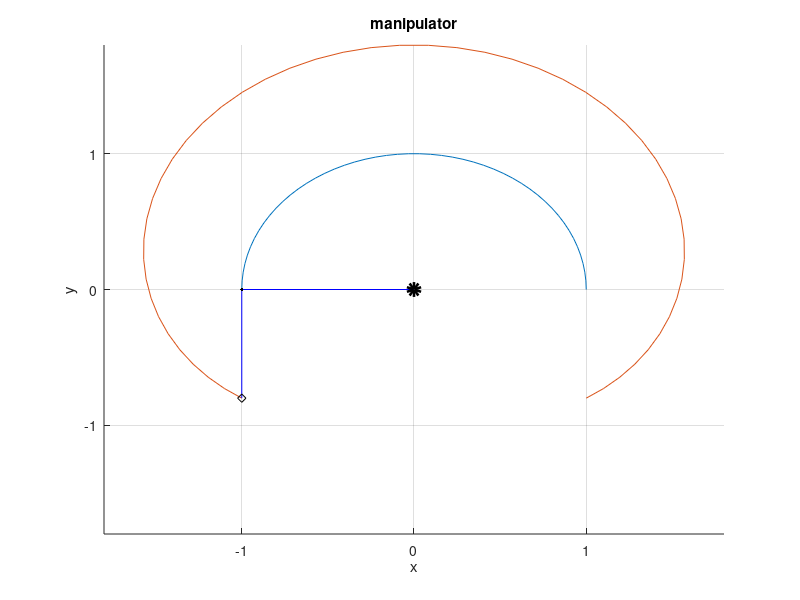

Source code (MATLAB):
%% if elseif else, input
clear;
clc;

% funkce input() - vstupni parametr string se zpravou pro uzivatele
% resi se v command window
% Zruseni programu -> Command Window -> CTRL + C
x = input('Zadejte x: ');
y = input('Zadejte y: ');

if(x > y)
    disp('x je vetsi jak y');
elseif(x < y)
    disp('x je mensi jak y')
else
    disp('x se rovna y')
end

%% switch case, menu
clear;
clc;

% funkce menu() - vstupni parametr string se zpravou pro uzivatele, a
% option 1 ... option N
volba = menu('Jakou chcete vybrat funkci?','sin(x)','cos(x)');

% vektor 1 po kroku 0.01 do pi 
x = (0:0.01:pi);

switch volba
    % je mozno psat na jeden radek
    case 1, plot(x, sin(x));
    % pro obsahlejsi blok programu lze zapsat na vice radku
    case 2
        plot(x,cos(x));
        grid on;
    otherwise, disp('spatna volba');
end

%% for loop
clear;
clc;

for i=1:4
    disp('Ahoj Svete!');
end

% for loop na jeden radek
% for i=1:5, disp('Ahoj z jednoho radku!'), end

% vektor pseudo-nahodnych cisel o velikost 5
x = rand(1,5);

% delka vektoru x
n = length(x);
xSum = 0;
for i=1:n
    xSum = xSum + x(i);
end
xSum

% xp = xSum / n;
% mean(x);

%% while loop
clear;
clc;

x = rand(1,5);
n = length(x);

i = 1;
xSum = 0;
while(n>=i)
    xSum = xSum + x(i);
    i = i + 1;
end
xSum

i = n;
xSum = 0;
while(i>0)
    xSum = xSum + x(i);
    i = i - 1;
end
xSum

%% break, continue
clear;
clc;

disp('Program pro soucet cisel, cislo -5 zastavi program, cislo 1 preskoci nad dalsi ietraci')
sumA = 0;
while(1)
    a = input('Zadejte cislo: ');
    if(a == 5)
        break
    elseif(a == 1)
        continue
    else
        disp('Zadana hodnota neni 5 ani 1');
        sumA = sumA + a;
    end
end
sumA

%% VÁŠ VYTVOŘENÝ PROGRAM Z HODINY

%% faktorial priklad - Big test task 3 example
% FOR LOOPS

clear;
clc;

n = input('Vypocet n!, zadejte n = ');

% FAKTORIAL dle: n!=1*2*...*(n-1)*n, def. 0!=1
% 1. method
fakt = 1;
for a=2:n
    fakt = fakt * a;
end

disp(['For - Metoda 1: ', num2str(fakt)]);

% FAKTORIAL dle: n!=n*(n-1)...2*1, def. 0!=1
% 2. method

% ! POZOR ! - úmyslně si přepisuju proměnnou fakt
fakt = n;
if(n~=0)
    fakt = n;
else
    fakt = 1;
end

for a=(n-1):-1:2
    fakt = fakt * a;
end

disp(['For - Metoda 2: ', num2str(fakt)]);

%% faktorial priklad - Big test task 3 example
% WHILE LOOPS

clear;
clc;

n = input('Vypocet n!, zadejte n = ');

% FAKTORIAL dle: n!=1*2*...*(n-1)*n, def. 0!=1
% 1. method
fakt = 1;
i = 1;
while(i<n)
    i = i + 1;
    fakt = fakt * i;
end

disp(['While - Metoda 1: ', num2str(fakt)]);

% FAKTORIAL dle: n!=1*2*...*(n-1)*n, def. 0!=1
% 2. method
% ! POZOR ! - úmyslně si přepisuju proměnnou fakt
fakt = 1;
i = 2;

while(i<=n)
    fakt = fakt * i;
    i = i + 1;
end

disp(['While - Metoda 2: ', num2str(fakt)]);

% FAKTORIAL dle: n!=n*(n-1)...2*1, def. 0!=1
% 3. method
% ! POZOR ! - úmyslně si přepisuju proměnnou fakt
fakt = 1;
i = n;

while(i > 0)
    fakt = fakt * i;
    i = i - 1;
end

disp(['While - Metoda 3: ', num2str(fakt)]);

%% P. Numero 1

clear;
clc; 

disp('Animace SCARA')

% pocet kroku motoru 
n = 50;

% parametry SCARA
L1 = 1;
L2 = 0.8;

% v tomto cviceni pouzijeme linspace a vystup vlozime do matice 2x50
alfa = [linspace(0,180,n) * pi / 180; ...
   linspace(-90,90,n) * pi / 180];

% inicializace viz cviceni 3.
x = zeros(3,n);
y = zeros(3,n);

% zapsani hodnot viz 3. cviceni
x(2,:) = L1 * cos(alfa(1,:));
y(2,:) = L1 * sin(alfa(1,:));

x(3,:) = L1 * cos(alfa(1,:)) + ...
    L2 * cos(alfa(1,:) + alfa(2,:));

y(3,:) = L1 * sin(alfa(1,:)) + ...
    L2 * sin(alfa(1,:) + alfa(2,:));

% rozsireni: simulace fazi polohy ramene manipulatoru
figure(1)
L=L1+L2;

% nastaveni limity os v grafu 
axis([-L,L,-L,L]);

% ! NOVINKA ! - animace pomoci for loop
for i=1:n
    % clear figure
    clf;
    % nastaveni limity os v grafu 
    axis([-L,L,-L,L])
    % drz graf + zapni mrizku
    hold on;
    grid on;
    
    % popis grafu a os
    title('manipulator');
    xlabel('x');
    ylabel('y');
    
    % vykresleni trajektorie
    plot(x(2,:),y(2,:),x(3,:),y(3,:));

    % vykresleni manipulatoru
    plot([x(1,i),x(2,i),x(3,i)], [y(1,i),y(2,i),y(3,i)],'b');
    
    % zakladna
    plot(0,0,'ko','linewidth',5)
    
    % vykresleni kloubu a effektoru jako značka 
    plot(x(2,i),y(2,i),'k.')
    plot(x(3,i),y(3,i),'kd')
    
    % zastavi beh programu na 0.1s
    pause(0.1)
end